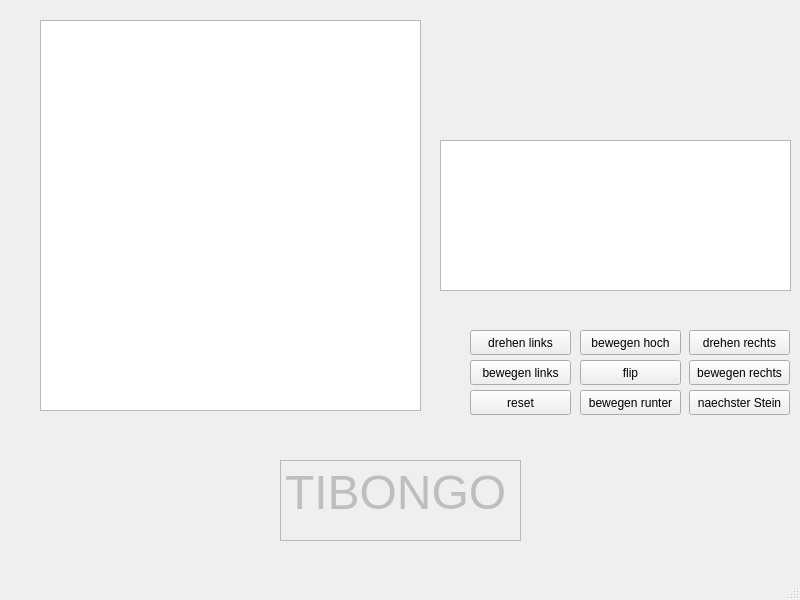
<?xml version="1.0" encoding="UTF-8"?>
<ui version="4.0">
 <class>MainWindow</class>
 <widget class="QMainWindow" name="MainWindow">
  <property name="geometry">
   <rect>
    <x>0</x>
    <y>0</y>
    <width>800</width>
    <height>600</height>
   </rect>
  </property>
  <property name="windowTitle">
   <string>MainWindow</string>
  </property>
  <widget class="QWidget" name="centralwidget">
   <widget class="QPushButton" name="pushButton_reset">
    <property name="geometry">
     <rect>
      <x>470</x>
      <y>390</y>
      <width>101</width>
      <height>25</height>
     </rect>
    </property>
    <property name="text">
     <string>reset</string>
    </property>
   </widget>
   <widget class="QPushButton" name="pushButton_drehen_rechts">
    <property name="geometry">
     <rect>
      <x>689</x>
      <y>330</y>
      <width>101</width>
      <height>25</height>
     </rect>
    </property>
    <property name="text">
     <string>drehen rechts</string>
    </property>
   </widget>
   <widget class="QPushButton" name="pushButton_bewegen_rechts">
    <property name="geometry">
     <rect>
      <x>689</x>
      <y>360</y>
      <width>101</width>
      <height>25</height>
     </rect>
    </property>
    <property name="text">
     <string>bewegen rechts</string>
    </property>
   </widget>
   <widget class="QPushButton" name="pushButton_naechster_stein">
    <property name="geometry">
     <rect>
      <x>689</x>
      <y>390</y>
      <width>101</width>
      <height>25</height>
     </rect>
    </property>
    <property name="text">
     <string>naechster Stein</string>
    </property>
   </widget>
   <widget class="QPushButton" name="pushButton_bewegen_hoch">
    <property name="geometry">
     <rect>
      <x>580</x>
      <y>330</y>
      <width>101</width>
      <height>25</height>
     </rect>
    </property>
    <property name="text">
     <string>bewegen hoch</string>
    </property>
   </widget>
   <widget class="QPushButton" name="pushButton_flip">
    <property name="geometry">
     <rect>
      <x>580</x>
      <y>360</y>
      <width>101</width>
      <height>25</height>
     </rect>
    </property>
    <property name="text">
     <string>flip</string>
    </property>
   </widget>
   <widget class="QPushButton" name="pushButton_bewegen_runter">
    <property name="geometry">
     <rect>
      <x>580</x>
      <y>390</y>
      <width>101</width>
      <height>25</height>
     </rect>
    </property>
    <property name="text">
     <string>bewegen runter</string>
    </property>
   </widget>
   <widget class="QPushButton" name="pushButton_drehen_links">
    <property name="geometry">
     <rect>
      <x>470</x>
      <y>330</y>
      <width>101</width>
      <height>25</height>
     </rect>
    </property>
    <property name="text">
     <string>drehen links</string>
    </property>
   </widget>
   <widget class="QPushButton" name="pushButton_bewegen_links">
    <property name="geometry">
     <rect>
      <x>470</x>
      <y>360</y>
      <width>101</width>
      <height>25</height>
     </rect>
    </property>
    <property name="text">
     <string>bewegen links</string>
    </property>
   </widget>
   <widget class="QTextEdit" name="Logo">
    <property name="enabled">
     <bool>false</bool>
    </property>
    <property name="geometry">
     <rect>
      <x>280</x>
      <y>460</y>
      <width>241</width>
      <height>81</height>
     </rect>
    </property>
    <property name="html">
     <string>&lt;!DOCTYPE HTML PUBLIC &quot;-//W3C//DTD HTML 4.0//EN&quot; &quot;http://www.w3.org/TR/REC-html40/strict.dtd&quot;&gt;
&lt;html&gt;&lt;head&gt;&lt;meta name=&quot;qrichtext&quot; content=&quot;1&quot; /&gt;&lt;style type=&quot;text/css&quot;&gt;
p, li { white-space: pre-wrap; }
&lt;/style&gt;&lt;/head&gt;&lt;body style=&quot; font-family:'Noto Sans'; font-size:9pt; font-weight:400; font-style:normal;&quot;&gt;
&lt;p style=&quot; margin-top:0px; margin-bottom:0px; margin-left:0px; margin-right:0px; -qt-block-indent:0; text-indent:0px;&quot;&gt;&lt;span style=&quot; font-size:36pt;&quot;&gt;TIBONGO&lt;/span&gt;&lt;/p&gt;&lt;/body&gt;&lt;/html&gt;</string>
    </property>
   </widget>
   <widget class="QGraphicsView" name="graphicsView">
    <property name="geometry">
     <rect>
      <x>40</x>
      <y>20</y>
      <width>381</width>
      <height>391</height>
     </rect>
    </property>
   </widget>
   <widget class="QGraphicsView" name="graphicsView_2">
    <property name="geometry">
     <rect>
      <x>440</x>
      <y>140</y>
      <width>351</width>
      <height>151</height>
     </rect>
    </property>
   </widget>
  </widget>
  <widget class="QMenuBar" name="menubar">
   <property name="geometry">
    <rect>
     <x>0</x>
     <y>0</y>
     <width>800</width>
     <height>22</height>
    </rect>
   </property>
  </widget>
  <widget class="QStatusBar" name="statusbar"/>
 </widget>
 <resources/>
 <connections/>
</ui>
